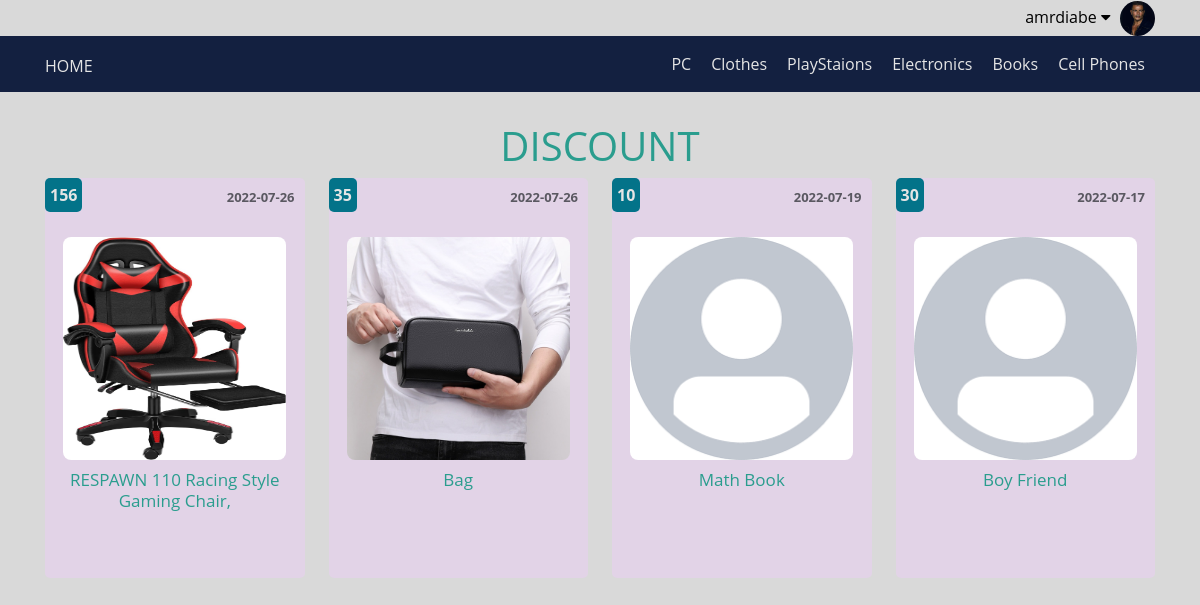
/tages.php?nameTage=discount (signed in), run on the app's committed database.
### tables this page shows
CREATE TABLE `users` (
  `userID` int(11) NOT NULL COMMENT 'Identefier user',
  `userName` varchar(255) NOT NULL COMMENT 'the name can user enter webside',
  `password` varchar(255) NOT NULL COMMENT 'password account user',
  `email` varchar(255) NOT NULL,
  `fullName` varchar(255) NOT NULL,
  `preDate` date NOT NULL,
  `groubID` int(11) NOT NULL DEFAULT 0,
  `trustStatus` int(11) NOT NULL DEFAULT 0,
  `regStatus` int(11) NOT NULL DEFAULT 0,
  `profilePicture` varchar(255) NOT NULL
);

CREATE TABLE `categories` (
  `ID` int(11) NOT NULL COMMENT 'Identifier category',
  `name` varchar(255) NOT NULL,
  `parent` int(11) NOT NULL,
  `description` text NOT NULL,
  `dataAdd` date NOT NULL,
  `ordering` int(11) NOT NULL,
  `visibility` tinyint(4) NOT NULL DEFAULT 0,
  `allowComment` tinyint(4) NOT NULL DEFAULT 0,
  `allowAdvertisement` tinyint(4) NOT NULL DEFAULT 0
);

CREATE TABLE `items` (
  `itemID` int(11) NOT NULL,
  `nameItem` varchar(255) NOT NULL,
  `description` varchar(255) NOT NULL,
  `price` varchar(255) NOT NULL,
  `dateAdd` date NOT NULL,
  `madeIn` varchar(255) NOT NULL,
  `tage` varchar(255) NOT NULL,
  `image` varchar(255) NOT NULL,
  `status` varchar(255) NOT NULL,
  `pictureItem` varchar(255) NOT NULL,
  `rating` smallint(6) NOT NULL,
  `approve` tinyint(11) NOT NULL DEFAULT 0,
  `catID` int(11) NOT NULL,
  `memberID` int(11) NOT NULL
);

### init.php (called while the page is built, shortened)
<?php
        include('config.php');
        $lang   = 'includes/languages/';
        $tpl    = 'includes/templates/';
        $func   = 'includes/functions/';
        include($lang . 'eng.php');
        include('admin/' . $func. 'mainFunctions.php');
        include($tpl . 'header.php');
        include($tpl . 'navigationBar.php')
        ?>

### includes/languages/eng.php (called while the page is built)
<?php
    if(!function_exists('lang')) {
        function lang($phrase) {
            static $language = [
                'Home'              => "Home",
                'Items'             => "Items",
                'Statistics'        => "Statistics",
                'Members'           => "Members",
                'Gategores'         => "Gategores",
                'Comments'          => "Comments",
                'Go To Shop'        => "Go To Shop",
                'Settings'          => "Settings",
                'Edit Profile'      => "Edit Profile",
                'Logout'            => "Logout",
            ];
            return $language[$phrase];
        }
    }

### tages.php (the view, shortened to what this page needs)
<?php
    function structerItemsInCategories() {?>
        <div class="container">
            <div class="row container-item">
                <?php
                    if(getID('nameTage', 'string')) {
                        ?> <h1 class="text-center"> <?php echo strtoupper((string) getID('nameTage', 'string')) ?> </h1> <?php
                        $where =    "where tage LIKE '%" . getID('nameTage', 'string') . "%'" . "AND approve = 1";
                        $items = getTable('*', 'items', $where  , 'itemID');
                        foreach($items as $item) {
                                ?>
                                    <div class="col-sm-6 col-md-3">
                                            <div class="thumbnail">
                                                <span class="price"><?php echo $item['price'] ?></span>
                                                <span class="date"><?php echo $item['dateAdd'] ?></span>
                                                <?php setPricterImage('index', 'ItemsPictuer', $item['pictureItem'], '')   ?>
                                                <div class="caption">
                                                        <a href="items.php?itemid=<?php echo $item['itemID'] ?>"><h3><?php echo $item['nameItem']?></h3></a>
                                                </div>
                                            </div>
                                        </div>
                                <?php }
                        }
                ?>
            </div>
        </div>
    <?php
    }
    include('init.php');
    structerItemsInCategories();
    include($tpl . 'footer.php');

### includes/templates/navigationBar.php (shortened to what this page needs)
<?php
    echo '<link rel="stylesheet" href="layout\css\frontend.css" />';
    echo '<link rel="stylesheet" href="layout\js\frontend.js" />';
                ?> <a href="admin/dashboard.php">Controlle panel</a> <?php
                    ?> <a href="admin/dashboard.php">Controlle panel</a> <?php
    function getInfoSession() {
        if (isset($_SESSION['user']))
            return ['name' => $_SESSION['user'], 'ID' => $_SESSION['IDuser']];
        else
            return ['name' => $_SESSION['username'], 'ID' => $_SESSION['userID']];
    }
?>
<div class="container">
    <?php
        setLoginOrUser('user', 'username');
        function setLinks() {
            $session = getInfoSession();
            ?>
                <div class="pull-right">
                    <div class="dropdown info-user">
                        <button onclick="myFunction()" class="dropbtn">
                            <?php echo $session['name'] ?> <i class="fa fa-caret-down" aria-hidden="true" ></i>
                        </button>
                        <?php   setPricterImage('index', 'ProfilePictuer', getTable('profilePicture', 'users', 'WHERE userID =  ' . $session['ID'], null, null,'fetch')['profilePicture'])  ?>
                    </div>
                </div>
            <?php
        }
    ?>
</div>
<div class="header">
    <div class="body">
        <div class="container container-nav">
            <a href="index.php" class="logo" id=""><?php echo lang('Home'); ?></a>
            <nav>
                <ul>
                    <?php
                        $categories = getTable('name', 'categories', 'WHERE parent = 0', 'ID', 'ASC');
                        foreach($categories as $categorie) {?>
                            <li><a href="categories.php?catID=<?php echo $categorie['ID'] ?>&nameCategorie=<?php echo str_replace(" ", "-", $categorie['name'])?>"><?Php echo $categorie['name']?></a></li>
                            <?php
                        }
                    ?>
                </ul>
            </nav>
        </div>
    </div>
</div>
<?php
    echo '<link rel="stylesheet" href="layout\css\frontend.css" />';
    echo '<link rel="stylesheet" href="layout\js\frontend.js" />';
?>

### admin/includes/functions/mainFunctions.php (shortened to what this page needs)
<?php
    function getTable($filed='*', $table, $condition=NULL,  $ordered = null, $typeOrders = 'DESC', $typeFetch = 'fetchAll', $limit = NULL) {
        global $db;
        if($ordered === null) {
            $stmt = $db->prepare("SELECT $filed FROM $table $condition $limit");
        }
        else
            $stmt = $db->prepare("SELECT * FROM $table $condition ORDER BY $ordered $typeOrders $limit");
        $stmt->execute();
        if ($typeFetch === 'fetchAll')
            $requerd = $stmt->fetchAll();
        elseif($typeFetch === 'fetch') {
            $requerd = $stmt->fetch();
        }
        return $requerd;
    }
    function getID($nameID, $typeRequest='int') {
        if ($typeRequest === 'string' || $typeRequest === 'str')
                return isset($_GET[$nameID]) && strval($_GET[$nameID]) ?  $_GET[$nameID] : '';
        }
        function sortForm() {?>
            <?php }
        function setPricterImage($to, $nameFolder, $name, $nameClass = 'pictuer-in-front') {
            if($name != NULL) {
                ?> <td><img src="<?php pathImg($to, $nameFolder, $name, 'print')  ?>" alt="pictuer" class="pictuer-in-td <?php echo $nameClass ?>"></td> <?php
            } else {
                ?> <td><img src="layout\images\defaultImg.png" alt="pictuer" class="pictuer-in-td <?php echo $nameClass ?>"></td> <?php
            }
        }
        function pathImg($to = 'admin', $nameFolder = 'ProfilePictuer', $nameImg, $retrunOrPrint = 'return') {
            $path = '';
            if ($to === 'admin' ) {
                $path =  'uploded//' . $nameFolder. '//' . $nameImg ;
            } elseif($to === 'index' ) {
                $path = 'admin//uploded//' . $nameFolder . '//'. $nameImg;
            }
            if ($retrunOrPrint === 'return') {
                return $path;
            } else {
                echo $path;
            }
        }

### layout/css/frontend.css (style rules this page uses)
:root { --main-color : #0000; --secoud-color : #132040; --eath-color : #fca311; --therd-color : #e5e5e5; --fourd-color : #264653; --five-color : #2a9d8e; --six-color : #281110; --seven-color : #2A8D9D; --ninte-color : grey; --ten-color : #24788F; }
* { -moz-box-sizing: border-box; -webkit-box-sizing: border-box; box-sizing: border-box; padding: 0px; margin: 0px; }
a { text-decoration: none; }
html { scroll-behavior: smooth; }
body { font-family: 'Open Sans', sans-serif; background-color: #d9d9d9; height: 5000px; }
ul { list-style: none; }
.container { padding-left: 15px; padding-right: 15px; margin-left: auto; margin-right: auto; }
h1 { color: var(--five-color); margin-top: 15px; }
.body { background-color: var(--secoud-color); }
.logo { text-decoration: none; color: var(--therd-color); text-transform: uppercase; }
.header { position: relative; width: 100%; left: 0; z-index: 24; margin-bottom: 0; }
.header .container { display: flex; justify-content: space-between; align-items: center; position: relative; min-height: 55.4px; }
.header .container nav { flex: 1; display: flex; justify-content: flex-end; text-align: center; }
.header .container nav ul { display: flex; margin: 0; }
.header .container nav ul li a { text-decoration: none; color: var(--therd-color); display: inline; transition: .3s; padding: 0 10px; height: 100%; z-index: 2; }
.dropbtn { color: black; padding: 5px; font-size: 16px; border: none; width: fit-content; height: auto; cursor: pointer; z-index: 1000; background-color: inherit; }
.dropdown { position: relative; display: inline-block; }
.info-user img { width: 35px; height: 35px; border-radius: 50%; }
.pull-right { display: flex; flex-direction: row-reverse; }
.caption h3 { font-size: 20px; }
.date { float: right; font-size: 13px; opacity: .7; padding: 10px; font-weight: bold; }
.container-item { margin-top: 30px; }
.row .thumbnail { text-align: center; background-color: #e2d3e7; border-radius: 5px; min-height: 400px; }
.price { position: relative; padding: 5px; background: #037389; color: var(--therd-color); border-radius: 5px; font-weight: bold; z-index: 12; float: left; width: fit-content; }
.row .thumbnail img { width: 223px; height: 223px; border-radius: 3px; margin-top: 20px; position: relative; border-radius: 8px; }
.row .thumbnail .caption { text-align: center; }
.row .thumbnail .caption h3 { margin: 10px 0 5px 0; font-size: 17px; }
h3 { color: var(--five-color); margin-top: 15px; }

### admin/layout/css/backend.css (style rules this page uses)
:root { --main-color : #0000; --secoud-color : #132040; --eath-color : #fca311; --therd-color : #e5e5e5; --fourd-color : #264653; --five-color : #2a9d8e; --six-color : #281110; --seven-color : #2A8D9D; --ninte-color : grey; --ten-color : #24788F; }
* { -moz-box-sizing: border-box; -webkit-box-sizing: border-box; box-sizing: border-box; padding: 0px; margin: 0px; }
html { scroll-behavior: smooth; }
body { font-family: 'Open Sans', sans-serif; background-color: #d9d9d9; }
ul { list-style: none; }
.container { padding-left: 15px; padding-right: 15px; margin-left: auto; margin-right: auto; }
.dropbtn { color: var(--therd-color); padding: 5px; font-size: 16px; border: none; width: fit-content; height: auto; cursor: pointer; z-index: 1000; background-color: inherit; }
.dropdown { position: relative; display: inline-block; }
.body { background-color: #132040; }
.logo { text-decoration: none; color: var(--therd-color); text-transform: uppercase; margin-top: 5px; }
.header { position: relative; width: 100%; left: 0; z-index: 24; margin-bottom: 0; }
.header .container { display: flex; justify-content: space-between; align-items: center; position: relative; min-height: 55.4px; }
.header .container nav { flex: 1; display: flex; justify-content: space-evenly; text-align: center; }
.header .container nav ul { display: flex; margin: 5px 0 0 0; }
.header .container nav ul li a { text-decoration: none; color: var(--therd-color); display: block; transition: .3s; padding: 0 10px; height: 100%; }
.info-user img { width: 35px; height: 35px; border-radius: 50%; }
h1 { color: var(--five-color); margin-top: 15px; }
.pictuer-in-td { width: 40px; height: auto; border-radius: 2px; }

### data on the page
users: profilePicture (picture)
categories: name "PC"
categories: name "Clothes"
categories: name "PlayStaions"
categories: name "Electronics"
categories: name "Books"
categories: name "Cell Phones"
items: price "156", dateAdd "2022-07-26", pictureItem (picture), nameItem "RESPAWN 110 Racing Style Gaming Chair,"
items: price "35", dateAdd "2022-07-26", pictureItem (picture), nameItem "Bag"
items: price "10", dateAdd "2022-07-19", nameItem "Math Book"
items: price "30", dateAdd "2022-07-17", nameItem "Boy Friend"

### other printed values
$session['name'] "amrdiabe"
lang('Home') "HOME"
getID('nameTage', 'string') "DISCOUNT"
